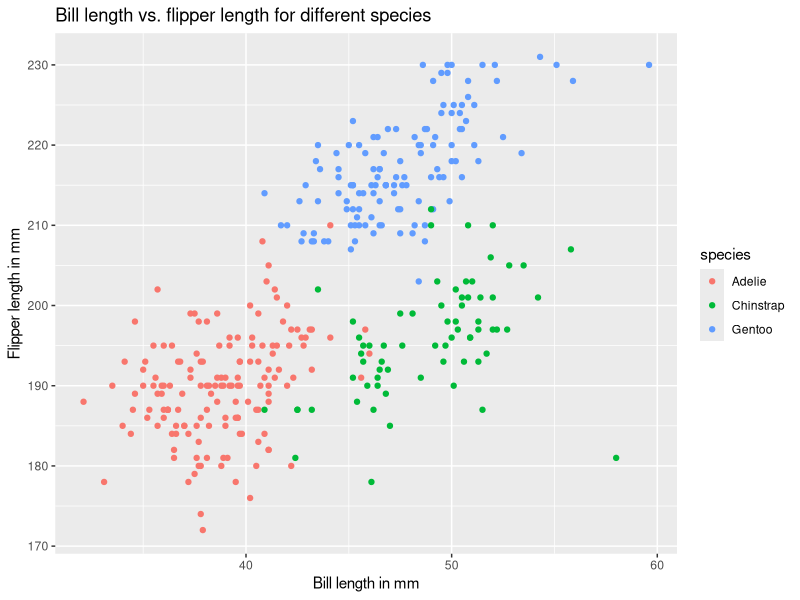
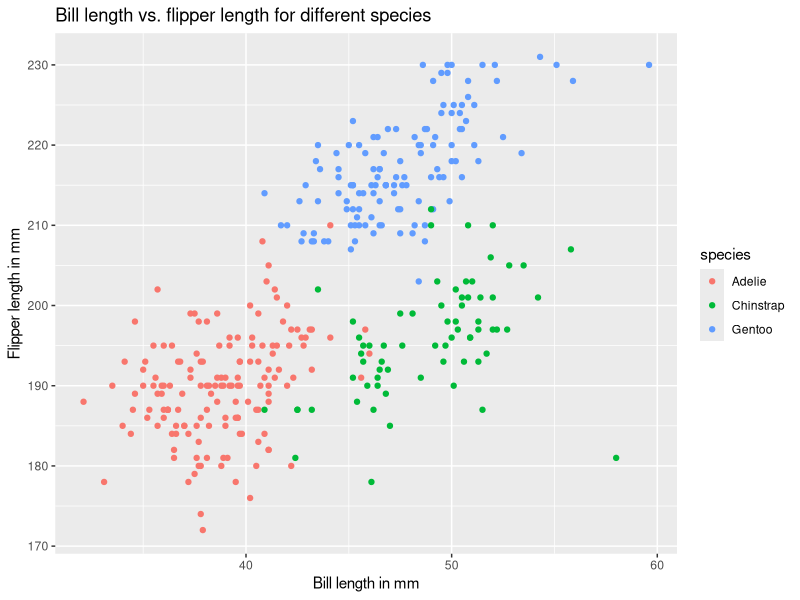

Source code (R) for these figures, in order:
## ---- chunk 1
# load library
library(palmerpenguins)
## ---- chunk 2
# load the dataset from package
data("penguins", package = "palmerpenguins")
## ---- chunk 3
library(ggplot2) #for graphing scatterplot
## ---- chunk 4
# saving the plot with a name
bill_flipper <- ggplot(penguins, aes(x = bill_length_mm , y = flipper_length_mm, color = species)) +
  geom_point() + 
  labs(title = "Bill length vs. flipper length for different species", 
       x = "Bill length in mm",
       y = "Flipper length in mm")

print(bill_flipper) #display the scatterplot

ggsave("bill_flipper.png") #saving plot in project
## ---- chunk 5
library(tidyverse)
## ---- chunk 6
dataframe <- tibble(
  x = rnorm(10), # it has a size 10 with standard normal distribution
  vec_logical = x > 10, # True if x>10, false if x is not >10
  vec_char = c("Hello", "my", "name", "is", "Zhiyu","Wei", "nice", "to", "meet", "you"), # 10 characters
  vec_factor = c("1", "2", "3","1", "2", "3", "1", "2", "3", "3" )) # 3 factor levels assigned to each character
## ---- chunk 7
# try to take mean for each variable
# mean of the numeric variable
mean(dataframe 
     %>% pull(x))
# mean = 0.09992325

# mean of the logical variable
mean(dataframe 
     %>% pull(vec_logical))
# mean = 0

# mean of the character variable
mean(dataframe 
     %>% pull(vec_char))
# mean is NA

# mean of the factor variable
mean(dataframe 
     %>% pull(vec_factor))
# mean is NA
## ---- chunk 8
# logical variable to numeric
as.numeric(dataframe$vec_logical)

# character variable to numeric
as.numeric(dataframe$vec_char)

# factor variable to numeric
as.numeric(dataframe$vec_factor)
